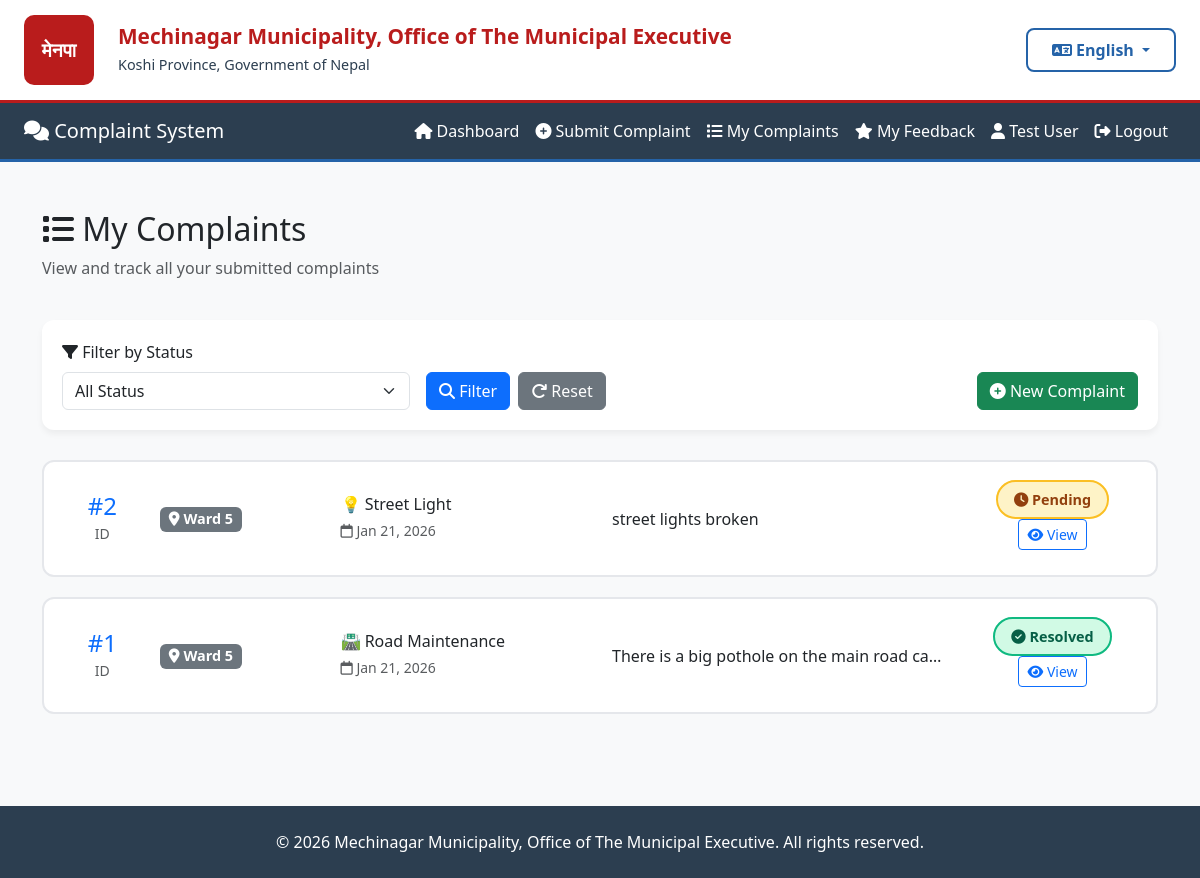
/complaints/my-complaints/ (signed in), run on the app's committed database.
### accounts/models.py (models this page shows, shortened)
class User(AbstractUser):
    WARD_CHOICES = [(str(i), f'Ward {i}') for i in range(1, 16)]
    fullname = models.CharField(max_length=200)
    phone = models.CharField(max_length=20, blank=True, null=True)
    address = models.TextField(blank=True, null=True)
    ward = models.CharField(
        max_length=2,
        choices=WARD_CHOICES,
        blank=True,
        null=True,
        help_text="Your ward number (1-15)"
    )
    created_at = models.DateTimeField(auto_now_add=True)
    class Meta:
        db_table = 'users'

### complaints/models.py (models this page shows, shortened)
class Complaint(models.Model):
    STATUS_CHOICES = [
        ('Pending', 'Pending'),
        ('In Progress', 'In Progress'),
        ('Resolved', 'Resolved'),
    ]
    CATEGORY_CHOICES = [
        ('Road Maintenance', 'Road Maintenance'),
        ('Street Light', 'Street Light'),
        ('Water Supply', 'Water Supply'),
        ('Sanitation', 'Sanitation'),
        ('Traffic', 'Traffic'),
        ('Parks', 'Parks & Recreation'),
        ('Other', 'Other'),
    ]
    WARD_CHOICES = [(str(i), f'Ward {i}') for i in range(1, 16)]
    user = models.ForeignKey(
        settings.AUTH_USER_MODEL,
        on_delete=models.CASCADE,
        related_name='complaints'
    )
    ward = models.CharField(
        max_length=2,
        choices=WARD_CHOICES,
        help_text="Select your ward number (1-15)"
    )
    category = models.CharField(max_length=100, choices=CATEGORY_CHOICES)
    description = models.TextField()
    image = models.ImageField(upload_to=complaint_image_path, blank=True, null=True)
    status = models.CharField(max_length=20, choices=STATUS_CHOICES, default='Pending')
    created_at = models.DateTimeField(auto_now_add=True)
    updated_at = models.DateTimeField(auto_now=True)
    class Meta:
        db_table = 'complaints'
        ordering = ['-created_at']
        verbose_name = 'Complaint'
        verbose_name_plural = 'Complaints'
        indexes = [
            models.Index(fields=['status', 'created_at']),
            models.Index(fields=['ward', 'status']),
        ]

### complaints/views.py (the view)
# urls.py: path('my-complaints/', views.my_complaints, name='my_complaints'),
@login_required
def my_complaints(request):
    complaints = Complaint.objects.filter(user=request.user).select_related('user').order_by('-created_at')
    status_filter = request.GET.get('status')
    if status_filter:
        complaints = complaints.filter(status=status_filter)
    context = {
        'complaints': complaints,
        'status_filter': status_filter
    }
    return render(request, 'complaints/my_complaints.html', context)

### core/context_processors.py (called while the page is built)
def language(request):
    lang = request.session.get('language', 'en')
    return {
        'lang': lang,
        'translations': get_lang_dict(lang),
        't': get_lang_dict(lang),  # Shorter alias
    }

### core/translation.py (called while the page is built)
def get_lang_dict(lang='en'):
    return TRANSLATIONS.get(lang, TRANSLATIONS['en'])

### complaints/templates/complaints/my_complaints.html (shortened to what this page needs)
{% extends 'base.html' %}
{% block content %}
<div class="container py-4">
    <div class="row mb-4">
        <div class="col-12">
            <h2>
                <i class="fas fa-list"></i> My Complaints
            </h2>
            <p class="text-muted">View and track all your submitted complaints</p>
        </div>
    </div>
    <div class="filter-card">
        <form method="get" class="row g-3">
            <div class="col-md-4">
                <label class="form-label"><i class="fas fa-filter"></i> Filter by Status</label>
                <select name="status" class="form-select">
                    <option value="">All Status</option>
                </select>
            </div>
            <div class="col-md-4 d-flex align-items-end">
                <button type="submit" class="btn btn-primary me-2">
                    <i class="fas fa-search"></i> Filter
                </button>
                <a href="{% url 'my_complaints' %}" class="btn btn-secondary">
                    <i class="fas fa-redo"></i> Reset
                </a>
            </div>
            <div class="col-md-4 d-flex align-items-end justify-content-end">
                <a href="{% url 'submit_complaint' %}" class="btn btn-success">
                    <i class="fas fa-plus-circle"></i> New Complaint
                </a>
            </div>
        </form>
    </div>
    {% if complaints %}
        <div class="row">
            {% for complaint in complaints %}
                <div class="col-12">
                    <div class="complaint-card">
                        <div class="row align-items-center">
                            <div class="col-md-1">
                                <div class="text-center">
                                    <h4 class="mb-0 text-primary">#{{ complaint.id }}</h4>
                                    <small class="text-muted">ID</small>
                                </div>
                            </div>
                            <div class="col-md-2">
                                <span class="badge bg-secondary" style="font-size: 0.9rem;">
                                    <i class="fas fa-map-marker-alt"></i> Ward {{ complaint.ward }}
                                </span>
                            </div>
                            <div class="col-md-3">
                                <h6 class="mb-1">
                                    {% if complaint.category == 'Road Maintenance' %}🛣️
                                    {% elif complaint.category == 'Street Light' %}💡
                                    {% elif complaint.category == 'Water Supply' %}💧
                                    {% elif complaint.category == 'Sanitation' %}🗑️
                                    {% elif complaint.category == 'Traffic' %}🚦
                                    {% elif complaint.category == 'Parks' %}🌳
                                    {% else %}📌{% endif %}
                                    {{ complaint.category }}
                                </h6>
                                <small class="text-muted">
                                    <i class="far fa-calendar"></i> {{ complaint.created_at|date:"M d, Y" }}
                                </small>
                            </div>
                            <div class="col-md-4">
                                <p class="mb-0 text-truncate">
                                    {{ complaint.description|truncatewords:15 }}
                                </p>
                            </div>
                            <div class="col-md-2">
                                <div class="text-center">
                                    {% if complaint.status == 'Pending' %}
                                        <span class="status-badge status-pending">
                                            <i class="fas fa-clock"></i> Pending
                                        </span>
                                    {% elif complaint.status == 'In Progress' %}
                                        <span class="status-badge status-progress">
                                            <i class="fas fa-spinner"></i> In Progress
                                        </span>
                                    {% else %}
                                        <span class="status-badge status-resolved">
                                            <i class="fas fa-check-circle"></i> Resolved
                                        </span>
                                    {% endif %}
                                    <div class="mt-2">
                                        <a href="{% url 'complaint_detail' complaint.id %}" class="btn btn-sm btn-outline-primary">
                                            <i class="fas fa-eye"></i> View
                                        </a>
                                    </div>
                                </div>
                            </div>
                        </div>
                    </div>
                </div>
            {% endfor %}
        </div>
    {% endif %}
</div>
{% endblock %}

### templates/base.html (shortened to what this page needs)
{% load static %}
<!DOCTYPE html>
<html lang="{{ lang }}">
<head>
    <link href="https://cdn.jsdelivr.net/npm/bootstrap@5.3.3/dist/css/bootstrap.min.css" rel="stylesheet">
    <link rel="stylesheet" href="https://cdnjs.cloudflare.com/ajax/libs/font-awesome/6.4.0/css/all.min.css">
</head>
<body class="bg-light">
    <div class="top-header">
        <div class="container-fluid px-4">
            <div class="row align-items-center">
                <div class="col-auto">
                    <div class="municipality-logo" style="background: #b91c1c; color: white; width: 70px; height: 70px; display: flex; align-items: center; justify-content: center; border-radius: 10px; font-weight: bold; font-size: 1.2rem;">
                        मेनपा
                    </div>
                </div>
                <div class="col">
                    <div class="municipality-title">
                        <h1>{{ t.mechinagar_municipality }}</h1>
                        <p>{{ t.koshi_province }}</p>
                    </div>
                </div>
                <div class="col-auto">
                    <div class="language-selector">
                        <div class="dropdown">
                            <button class="btn language-dropdown dropdown-toggle" type="button" data-bs-toggle="dropdown">
                                <i class="fas fa-language"></i>
                                <span id="current-lang">{% if lang == 'ne' %}नेपाली{% else %}English{% endif %}</span>
                            </button>
                        </div>
                    </div>
                </div>
            </div>
        </div>
    </div>
    <nav class="navbar navbar-expand-lg navbar-dark">
        <div class="container-fluid px-4">
            <a class="navbar-brand" href="/">
                <i class="fas fa-comments"></i> {{ t.complaint_system }}
            </a>
            <div class="collapse navbar-collapse" id="navbarNav">
                <ul class="navbar-nav ms-auto">
                    {% if user.is_authenticated %}
                        {% if user.is_staff %}
                            <li class="nav-item">
                                <a class="nav-link" href="{% url 'admin_dashboard' %}">
                                    <i class="fas fa-tachometer-alt"></i> {{ t.dashboard }}
                                </a>
                            </li>
                            <li class="nav-item">
                                <a class="nav-link" href="{% url 'admin_complaint_list' %}">
                                    <i class="fas fa-tasks"></i> {{ t.manage_complaints }}
                                </a>
                            </li>
                            <li class="nav-item">
                                <a class="nav-link" href="{% url 'admin_statistics' %}">
                                    <i class="fas fa-chart-bar"></i> {{ t.statistics }}
                                </a>
                            </li>
                            <li class="nav-item">
                                <a class="nav-link" href="/admin/">
                                    <i class="fas fa-cog"></i> {{ t.admin_panel }}
                                </a>
                            </li>
                        {% else %}
                            <li class="nav-item">
                                <a class="nav-link" href="{% url 'citizen_dashboard' %}">
                                    <i class="fas fa-home"></i> {{ t.dashboard }}
                                </a>
                            </li>
                            <li class="nav-item">
                                <a class="nav-link" href="{% url 'submit_complaint' %}">
                                    <i class="fas fa-plus-circle"></i> {{ t.submit_complaint }}
                                </a>
                            </li>
                            <li class="nav-item">
                                <a class="nav-link" href="{% url 'my_complaints' %}">
                                    <i class="fas fa-list"></i> {{ t.my_complaints }}
                                </a>
                            </li>
                            <li class="nav-item">
                                <a class="nav-link" href="{% url 'my_feedback' %}">
                                    <i class="fas fa-star"></i> {{ t.my_feedback }}
                                </a>
                            </li>
                        {% endif %}
                        <li class="nav-item">
                            <span class="nav-link text-light">
                                <i class="fas fa-user"></i> {{ user.fullname }}
                            </span>
                        </li>
                        <li class="nav-item">
                            <a class="nav-link" href="#" onclick="confirmLogout(event)">
                                <i class="fas fa-sign-out-alt"></i> {{ t.logout }}
                            </a>
                        </li>
                    {% endif %}
                </ul>
            </div>
        </div>
    </nav>
    <div class="container-fluid px-4 mt-4">
        {% block content %}{% endblock %}
    </div>
    <footer class="mt-5 py-4" style="background-color: #2c3e50; color: white;">
        <div class="container text-center">
            <p class="mb-0">© {% now "Y" %} {{ t.mechinagar_municipality }}. {% if lang == 'ne' %}सर्वाधिकार सुरक्षित{% else %}All rights reserved{% endif %}.</p>
        </div>
    </footer>
</body>
</html>

### templates/base.html (style rules this page uses)
.top-header { background-color: white; padding: 15px 0; border-bottom: 3px solid #b91c1c; box-shadow: 0 2px 4px rgba(0,0,0,0.05); }
.municipality-logo { height: 70px; width: auto; }
.municipality-title h1 { color: #b91c1c; font-size: 1.3rem; font-weight: 700; margin: 0; line-height: 1.2; }
.municipality-title p { color: #2c3e50; font-size: 0.9rem; margin: 5px 0 0 0; }
.language-selector { position: relative; }
.language-dropdown { min-width: 150px; border: 2px solid #2563a8; border-radius: 8px; background: white; color: #2563a8; font-weight: 600; padding: 8px 15px; cursor: pointer; transition: all 0.3s ease; }
.navbar { background: #2c3e50 !important; border-bottom: 3px solid #2563a8; }
.nav-link { color: white !important; transition: all 0.3s ease; }

### complaints/templates/complaints/my_complaints.html (style rules this page uses)
.status-badge { padding: 8px 16px; border-radius: 20px; font-weight: 600; font-size: 0.9rem; }
.status-pending { background-color: #fef3c7; color: #92400e; border: 2px solid #fbbf24; }
.status-resolved { background-color: #d1fae5; color: #065f46; border: 2px solid #10b981; }
.complaint-card { background: white; border-radius: 12px; padding: 25px; margin-bottom: 20px; border: 2px solid #e5e7eb; transition: all 0.3s ease; }
.filter-card { background: white; border-radius: 12px; padding: 20px; margin-bottom: 30px; box-shadow: 0 4px 6px rgba(0,0,0,0.05); }

### data on the page
User: fullname "Test User"
Complaint: id "2", ward "5", category "Street Light", created_at "Jan 21, 2026", description "street lights broken", status "Pending" (drawn)
Complaint: id "1", ward "5", category "Road Maintenance", created_at "Jan 21, 2026", description "There is a big pothole on the main road ca…", status "Resolved" (drawn)

### other printed values
{{ t.mechinagar_municipality }} "Mechinagar Municipality, Office of The Municipal Executive"
{{ t.koshi_province }} "Koshi Province, Government of Nepal"
{{ t.complaint_system }} "Complaint System"
{{ t.dashboard }} "Dashboard"
{{ t.submit_complaint }} "Submit Complaint"
{{ t.my_complaints }} "My Complaints"
{{ t.my_feedback }} "My Feedback"
{{ t.logout }} "Logout"
